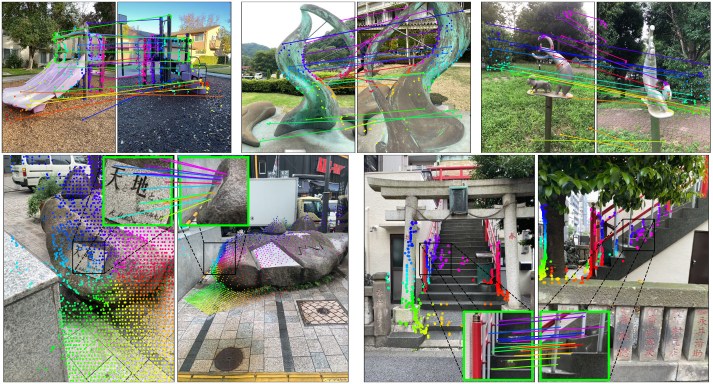
#> input picture server_snapshot/root/mast3r_runtime/mast3r/assets/examples.jpg, 1425 x 768 px, found by its file name (shown at 1/2 size)
$ python -i build_cache.py   (imports and definitions only)
#> lines starting #> are read from the running program, lines starting #| are printed output that depends on the picture
#!/usr/bin/env python3
"""Decode every image used by the fixed PairUAV-5D split once and cache it as uint8.

Preprocessing follows vint_train.data.data_utils.resize_and_aspect_crop: centre crop to
4:3, then resize. The cache is stored at 256x192 so that the native ViNT (85x64) and NoMaD
(96x96) inputs, and higher-resolution variants, can all be derived from it on the GPU.
"""
import json
import os
import sys
from multiprocessing import Pool
from pathlib import Path

import numpy as np
from PIL import Image

ROOT = Path("/root/baseline")
IMAGE_ROOT = Path("/root/pairUAV-5D-temp")
OUT = Path(__file__).parent / "cache"
W, H = 256, 192


def load_split(name):
    rows = []
    for tour_dir in sorted(p for p in (ROOT / "_mast3r_split_data_v2" / name).iterdir() if p.is_dir()):
        for path in sorted(tour_dir.glob("*.json")):
            r = json.loads(path.read_text())
            d = r["delta"]
            rows.append((r["image_a"], r["image_b"], r["tour_id"], r["pair_id"],
                         float(d["x_m"]), float(d["y_m"]), float(d["z_m"]),
                         float(r["tilt_num"]), float(r["heading_num"])))
    return rows


def decode(path):
    with Image.open(IMAGE_ROOT / path) as im:
#> im is the input picture: PIL image 1425x768 RGB; mean R, G, B 130, 133.7, 122.1
        im.draft("RGB", (W * 4 // 3, H * 4 // 3))
        im = im.convert("RGB")
        w, h = im.size
#> w = 1425; h = 768
        cw = int(h * 4 / 3)
#> cw = 1024
        left = (w - cw) // 2
#> left = 200
        im = im.crop((left, 0, left + cw, h)).resize((W, H), Image.Resampling.BILINEAR)
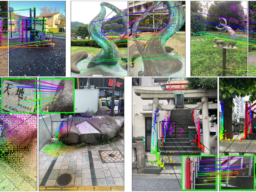
#> im: PIL image 256x192 RGB; mean R, G, B 131.2, 135.4, 123.9
        return np.asarray(im, dtype=np.uint8)


def main():
    OUT.mkdir(exist_ok=True)
    splits = {name: load_split(name) for name in ("train", "test")}
    paths = sorted({p for rows in splits.values() for r in rows for p in r[:2]})
    index = {p: i for i, p in enumerate(paths)}
    for name, rows in splits.items():
        np.savez(OUT / f"{name}_index.npz",
                 a=np.array([index[r[0]] for r in rows], dtype=np.int64),
                 b=np.array([index[r[1]] for r in rows], dtype=np.int64),
                 tour=np.array([r[2] for r in rows]),
                 pair_id=np.array([r[3] for r in rows]),
                 target=np.array([r[4:] for r in rows], dtype=np.float64))
        print(name, len(rows), flush=True)
    (OUT / "paths.json").write_text(json.dumps(paths))
    print("images", len(paths), flush=True)
    arr = np.lib.format.open_memmap(OUT / f"images_{W}x{H}.tmp.npy", mode="w+", dtype=np.uint8,
                                    shape=(len(paths), H, W, 3))
    with Pool(int(sys.argv[1]) if len(sys.argv) > 1 else 12) as pool:
        for i, img in enumerate(pool.imap(decode, paths, chunksize=64)):
            arr[i] = img
            if i % 5000 == 0:
                print(i, flush=True)
    arr.flush()
    del arr
    os.rename(OUT / f"images_{W}x{H}.tmp.npy", OUT / f"images_{W}x{H}.npy")
    print("done", flush=True)


# [2 lines not run here, left out]

>>> result = decode('../../../../../server_snapshot/root/mast3r_runtime/mast3r/assets/examples.jpg')

$ run again, on server_snapshot/root/mast3r_runtime/mast3r/assets/matching.jpg
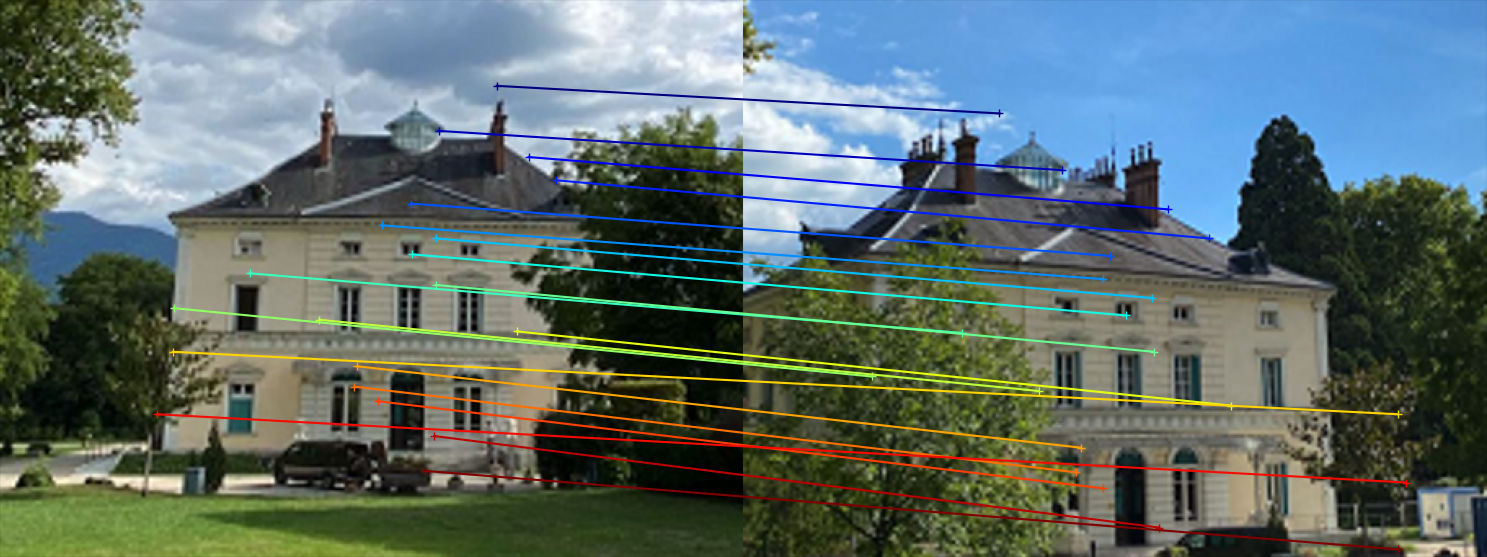
#> input picture server_snapshot/root/mast3r_runtime/mast3r/assets/matching.jpg, 1487 x 557 px, found by its file name
#> in decode, im is the input picture: PIL image 1487x557 RGB; mean R, G, B 95.1, 110.5, 108.2
#> in decode, `im = im.crop((left, 0, left + cw, h)).resize((W, H), Image.Resampling...`:
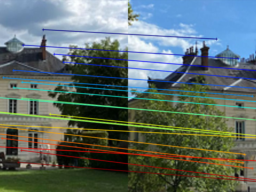
#> im: PIL image 256x192 RGB; mean R, G, B 94.1, 108.3, 104.8
